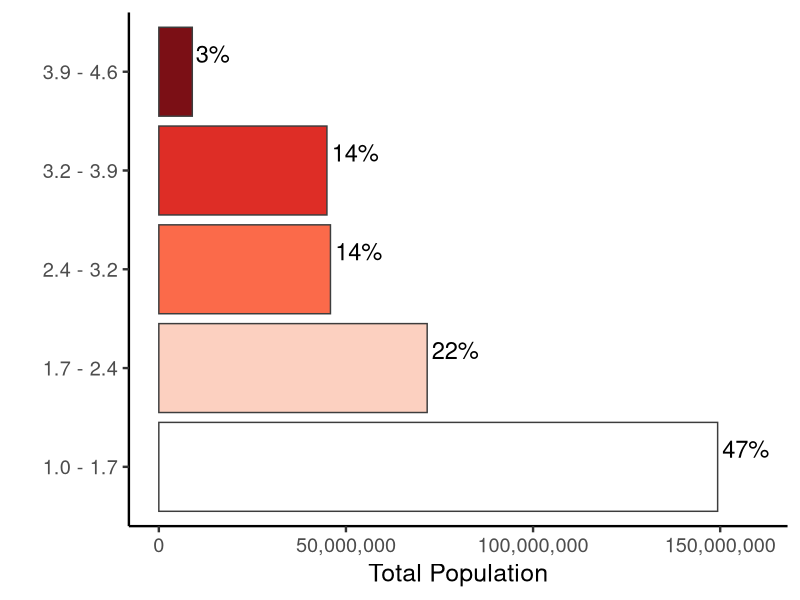

Generate this figure with R:


## da packages
library(tidyverse)
library(scales)

## read data
wfhp <- read.csv("data/cnty_wfhp.csv")

## add intervals to match ArcGIS quantiles (mostly for labels)
wfhp <- wfhp %>%
  mutate(quantiles =cut(weighted_wfhp, 
                        breaks = c(
                          0,
                          1.7,
                          2.4,
                          3.2,
                          3.9,
                          4.7),
                        labels = c(
                          "1.0 - 1.7",
                          "1.7 - 2.4",
                          "2.4 - 3.2",
                          "3.2 - 3.9",
                          "3.9 - 4.6")
  ))

## create colors to match map
colors <- c(
  "#FFFFFF",
  "#FCD0C0",
  "#FB6A4A",
  "#DE2D26",
  "#7B0F15"
  
)


# group by quantiles for chart
wfhp_pop_quantiles <- wfhp %>%
  group_by(quantiles) %>%
  summarize(total_pop = sum(pop)) %>%
  mutate(percentage = round(total_pop/sum(total_pop)*100))

# make chart

wfhp_quantiles_pop_chart <-
  ggplot(wfhp_pop_quantiles, aes(x = quantiles, y = total_pop, fill = quantiles)) +
  geom_bar(stat = 'identity', color = '#3d3d3d') +
  coord_flip() +
  labs(
    x = "",
    y = "Total Population"
  ) +
  scale_fill_manual(values = c(
    "#FFFFFF",
    "#FCD0C0",
    "#FB6A4A",
    "#DE2D26",
    "#7B0F15"
    
  )) +
  scale_y_continuous(labels = comma) +
  geom_text(aes(label = paste0(percentage, "%")),
            vjust = -0.5, 
            hjust = -0.10, 
            color = "black",
            size = 6) + 
  theme_bw(base_size = 18) +
  theme(axis.line = element_line(colour = "black"),
        panel.grid.major = element_blank(),
        panel.grid.minor = element_blank(),
        panel.border = element_blank(),
        panel.background = element_blank()) +
  theme(legend.position = 'none')+
  # theme(plot.margin = margin(0, #top
  #                            3, #right
  #                            0, # bottom
  #                            0, #left
  #                            "cm")) + 
  expand_limits(y = 160000000) 


wfhp_quantiles_pop_chart






